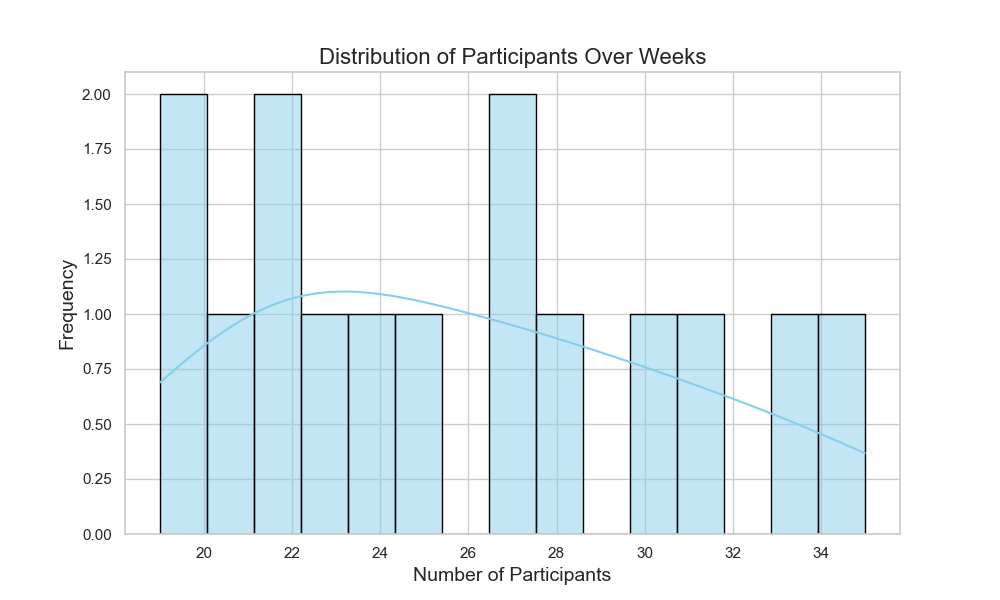

Write the Python code that produced this figure.

import pandas as pd
import seaborn as sns
import matplotlib.pyplot as plt

# Given chart table data
data = [
    {'Week': 1, 'Participants': 23},
    {'Week': 2, 'Participants': 27},
    {'Week': 3, 'Participants': 25},
    {'Week': 4, 'Participants': 22},
    {'Week': 5, 'Participants': 30},
    {'Week': 6, 'Participants': 21},
    {'Week': 7, 'Participants': 33},
    {'Week': 8, 'Participants': 35},
    {'Week': 9, 'Participants': 19},
    {'Week': 10, 'Participants': 24},
    {'Week': 11, 'Participants': 28},
    {'Week': 12, 'Participants': 31},
    {'Week': 13, 'Participants': 27},
    {'Week': 14, 'Participants': 22},
    {'Week': 15, 'Participants': 20}
]

# Convert data to pandas DataFrame
df = pd.DataFrame(data)

# Set the style and color palette of the plot
sns.set_style("whitegrid")
sns.set_palette("pastel")

# Plot the histogram using Seaborn
plt.figure(figsize=(10, 6))
sns.histplot(df['Participants'], bins=15, kde=True, color='skyblue', edgecolor='black')

# Customize the plot with titles and labels
plt.title('Distribution of Participants Over Weeks', fontsize=16)
plt.xlabel('Number of Participants', fontsize=14)
plt.ylabel('Frequency', fontsize=14)

# Show the plot
plt.show()
